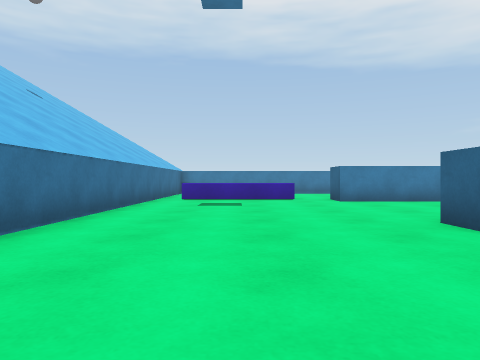
view 1 (above)

22 first-person views from a walk through a 3-D level made in the Unity game engine. The camera is 0.58 m above the floor, looks level and sees 70° across. The floor is counted in squares, 1 m on a side. Each view is taken from the middle of a square. On the plan, view 1 faces up. The plan holds only what a view shows up to about 9 squares ahead; the rest is blank. The place goes on beyond the plan. The player character is not drawn.

view 2
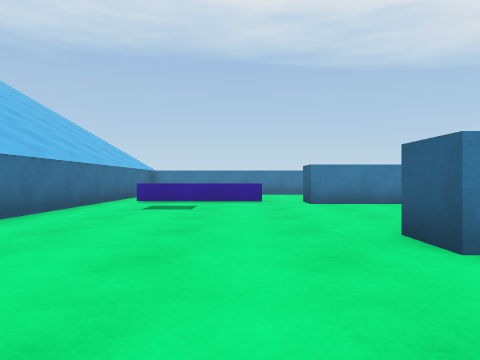

view 3
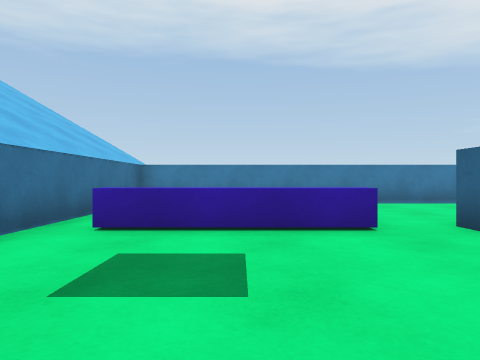

view 4
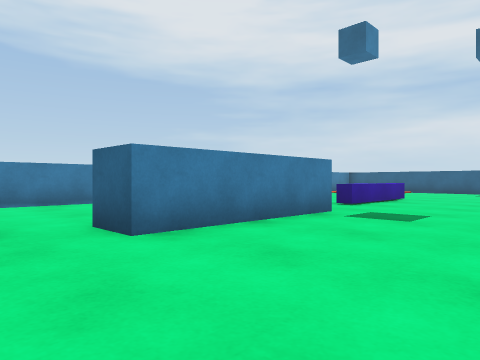

view 5
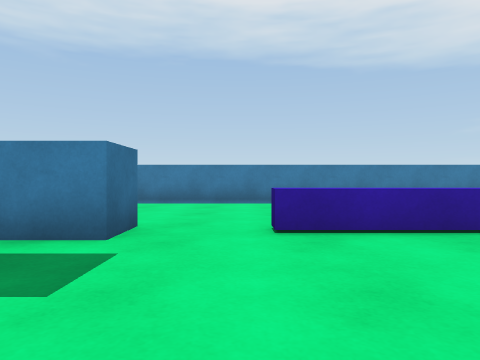

view 6
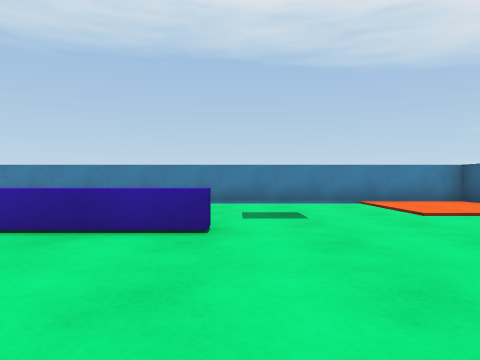

view 7
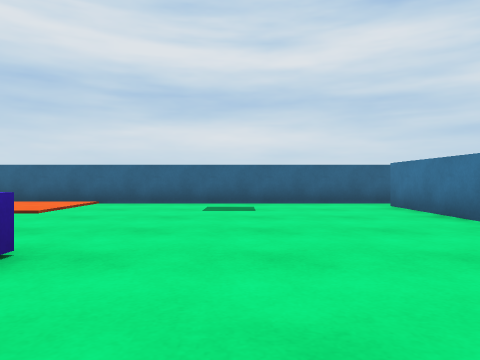

view 8
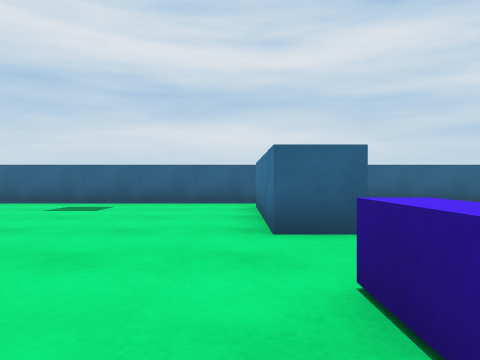

view 9
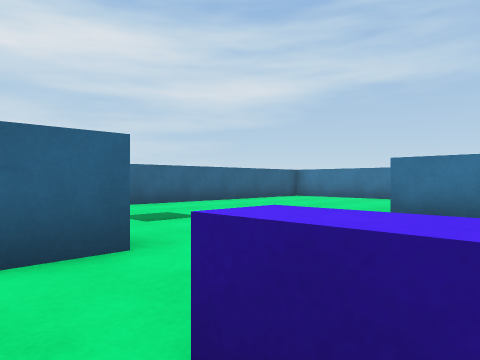

view 10
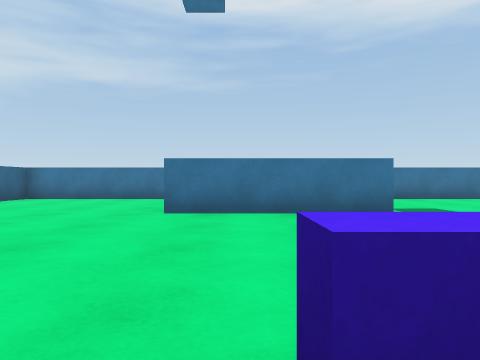

view 11
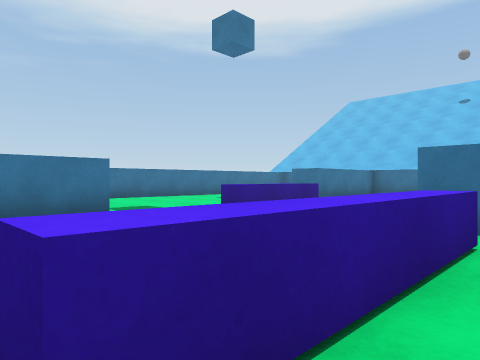

view 12
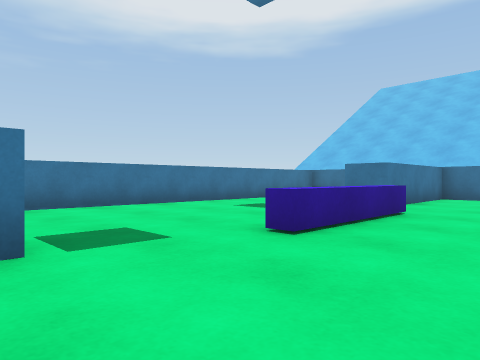

view 13
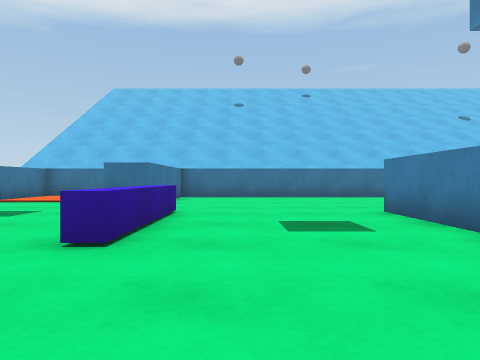

view 14
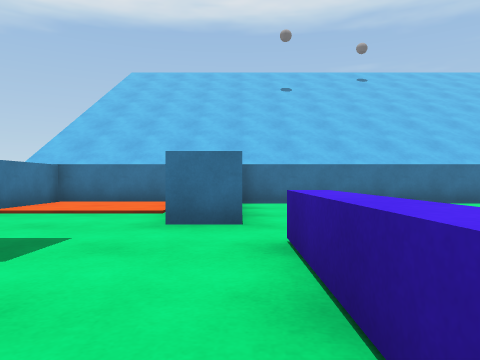

view 15
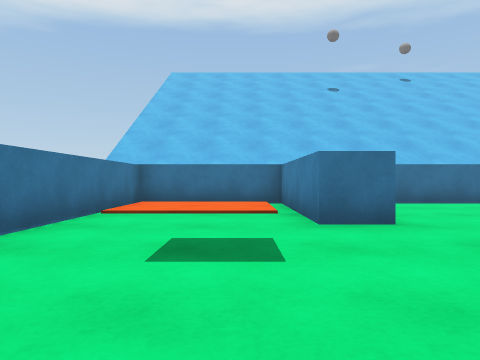

view 16
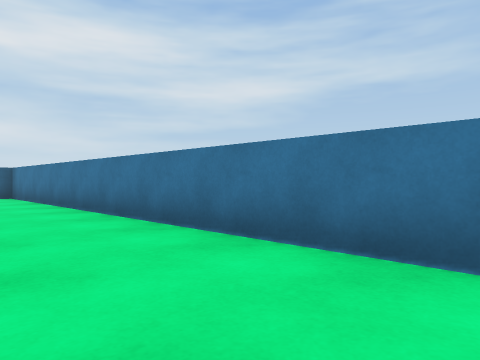

view 17
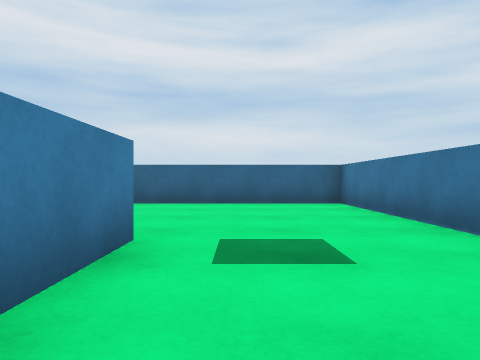

view 18
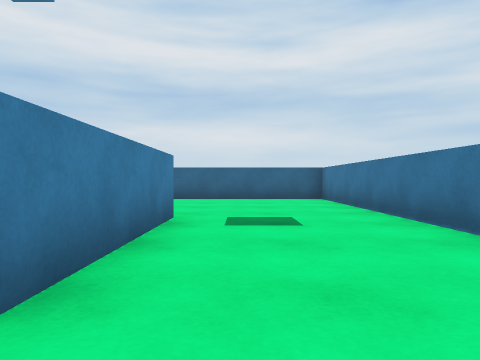

view 19
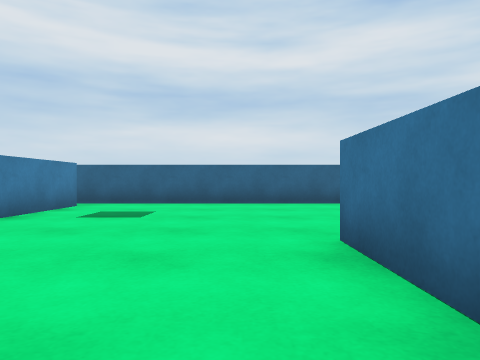

view 20
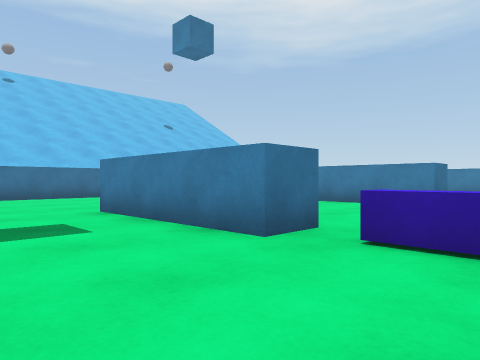

view 21
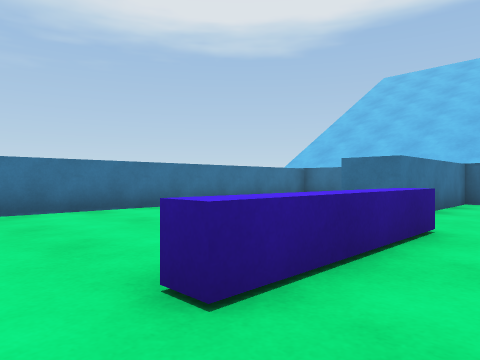

view 22
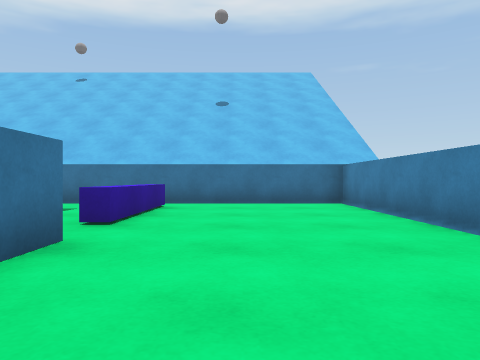

### Floor plan
Key: @ floor where view 1 was taken; # wall or solid block; . main floor; : floor 0.05 m higher than the main floor; ^ raised ledge.
Columns run from 3 left of view 1 to 18 right of it. Each row starts with its distance up from view 1.
 15 ######################
 14 #............ ....:::#
 13 #............ ....:::#
 12 #............  ...:::#
 11 #...........   ......#
 10 #.^^^.####..^^^......#
  9 #....................#
  8 #....................#
  7 #....................#
  6 #....... ... ........#
  5 #......  ............#
  4 #.....####.^^^..####.#
  3 #....................#
  2 #....................#
  1 #....................#
  0 #..@..^^^^...........#
 -1 #####.......####.....#
 -2 #####.......####.....#
 -3 #:::.................#
 -4 #:::.................#
 -5 #:::.................#
 -6 ######################

Where each view was taken, in squares from view 1:
view 1: 0 up, 0 right, facing up
view 2: 1 up, 1 right, facing up
view 3: 6 up, 0 right, facing up
view 4: 6 up, 1 right, facing up-right
view 5: 6 up, 8 right, facing up
view 6: 6 up, 12 right, facing up
view 7: 8 up, 9 right, facing right
view 8: 5 up, 9 right, facing right
view 9: 5 up, 10 right, facing down-right
view 10: 5 up, 11 right, facing down
view 11: 5 up, 11 right, facing down-left
view 12: 2 up, 9 right, facing down-left
view 13: 1 up, 9 right, facing left
view 14: 1 down, 6 right, facing left
view 15: 3 down, 6 right, facing left
view 16: 3 down, 5 right, facing down-right
view 17: 3 down, 9 right, facing right
view 18: 3 down, 7 right, facing right
view 19: 0 up, 9 right, facing right
view 20: 1 up, 9 right, facing up-left
view 21: 1 up, 7 right, facing down-left
view 22: 12 up, 6 right, facing left
